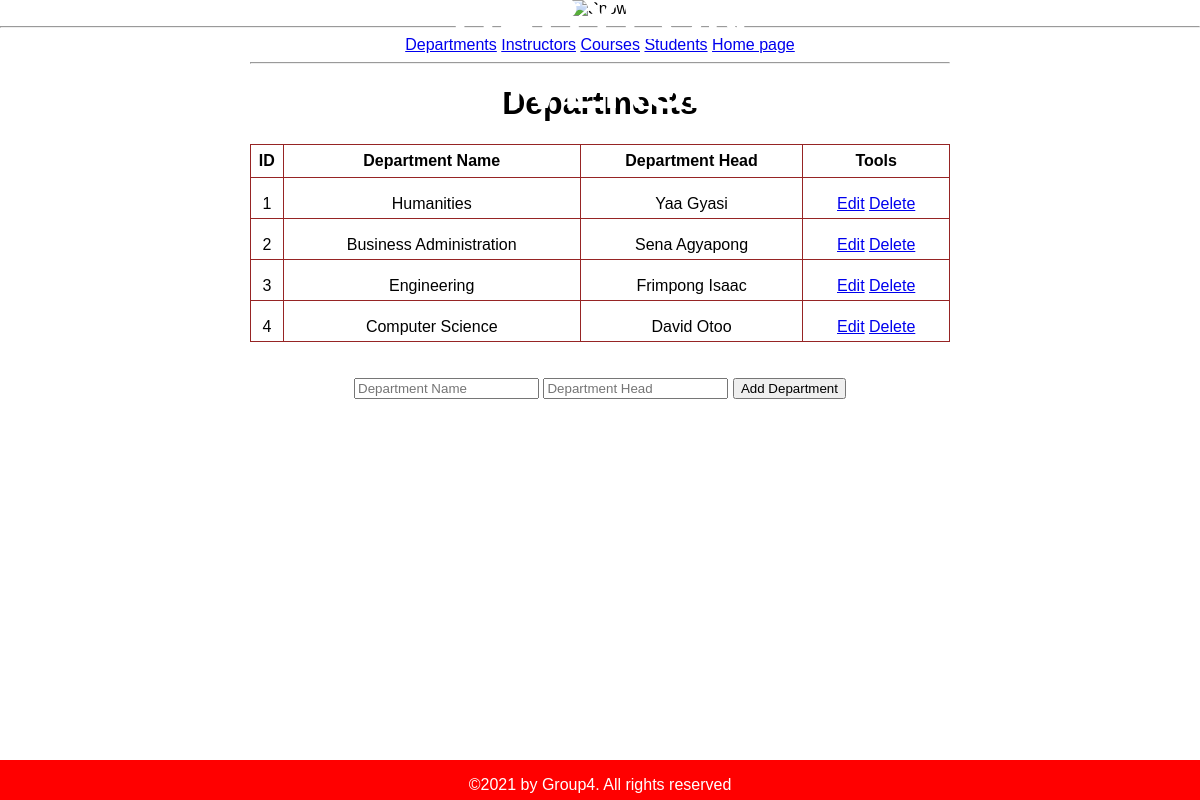
The page /departments on the database its author committed.
### Admin.py (models this page shows)
class Departments(db.Model):
    id = db.Column(db.Integer, primary_key=True)
    D_head = db.Column(db.String(50))
    D_name = db.Column(db.String(50))
    instructor = db.relationship('Instructors', backref='department')

### Admin.py (the view)
@app.route('/departments', methods = ['GET', 'POST'])
def departments():
    if request.method == 'POST':
        D_name=request.form.get('D_name')
        D_head=request.form.get('D_head')
        conn = sqlite3.connect('BabylonUniversity.db')
        c = conn.cursor()
        c.execute("SELECT * from Departments")
        entire_list = c.fetchall()
        for each in entire_list:
            if D_name in each or D_head in each:
                return "Department or Department Head is already in the database"
        departments=Departments(D_name = D_name, D_head = D_head)
        db.session.add(departments)
        db.session.commit()
        return redirect('/departments')
    else:
        departments = Departments.query.all()
        return render_template('departments.html', departments=departments)

### templates/departments.html (shortened to what this page needs)
{% extends "base.html" %}
{% block body %}
    <a href="/departments">Departments</a>
    <a href="/instructors">Instructors</a>
    <a href="/courses">Courses</a>
    <a href="/students">Students</a>
    <a href="/functions">Home page</a>
    <hr>
    <h1>Departments</h1>
    {% if departments|length < 1 %}
    <h4>There are no departments</h4>
    {% else %}
    <table style="text-align: center;" class = "center">
        <tr>
            <th>ID</th>
            <th>Department Name</th>
            <th>Department Head</th>
            <th>Tools</th>
        </tr>
        {%for department in departments%}
        <tr>
            <td>{{department.id}}</td>
            <td>{{department.D_name}}</td>
            <td>{{department.D_head}}</td>
            <td>
                <a href="/departments/edit/{{department.id}}">Edit</a>
                <a href="/departments/delete/{{department.id}}">Delete</a>
            </td>
        </tr>
        {% endfor%}
    </table>
    <br> <br>
    {%endif%}
    <form action="/departments" method="post">
        <input type="text" name="D_name" placeholder = "Department Name" required>
        <input type="text" name="D_head" placeholder ="Department Head" required>
        <input type="submit" value="Add Department">
    </form>
{% endblock %}

### static/style28.css (style rules this page uses)
h1 { color: black; font-family: helvetica; text-align: center; }
body, html { margin: 0; font-family: sans-serif; }
table, td, th { border: 1px solid rgb(150, 36, 36); }
td { text-align:center; padding: 5px; height: 30px; vertical-align: bottom; }
th { height: 30px }
table { border-collapse: collapse; width: 100%; }

### rows shown on the page
Departments: id "1", D_name "Humanities", D_head "Yaa Gyasi"
Departments: id "2", D_name "Business Administration", D_head "Sena Agyapong"
Departments: id "3", D_name "Engineering", D_head "Frimpong Isaac"
Departments: id "4", D_name "Computer Science", D_head "David Otoo"
